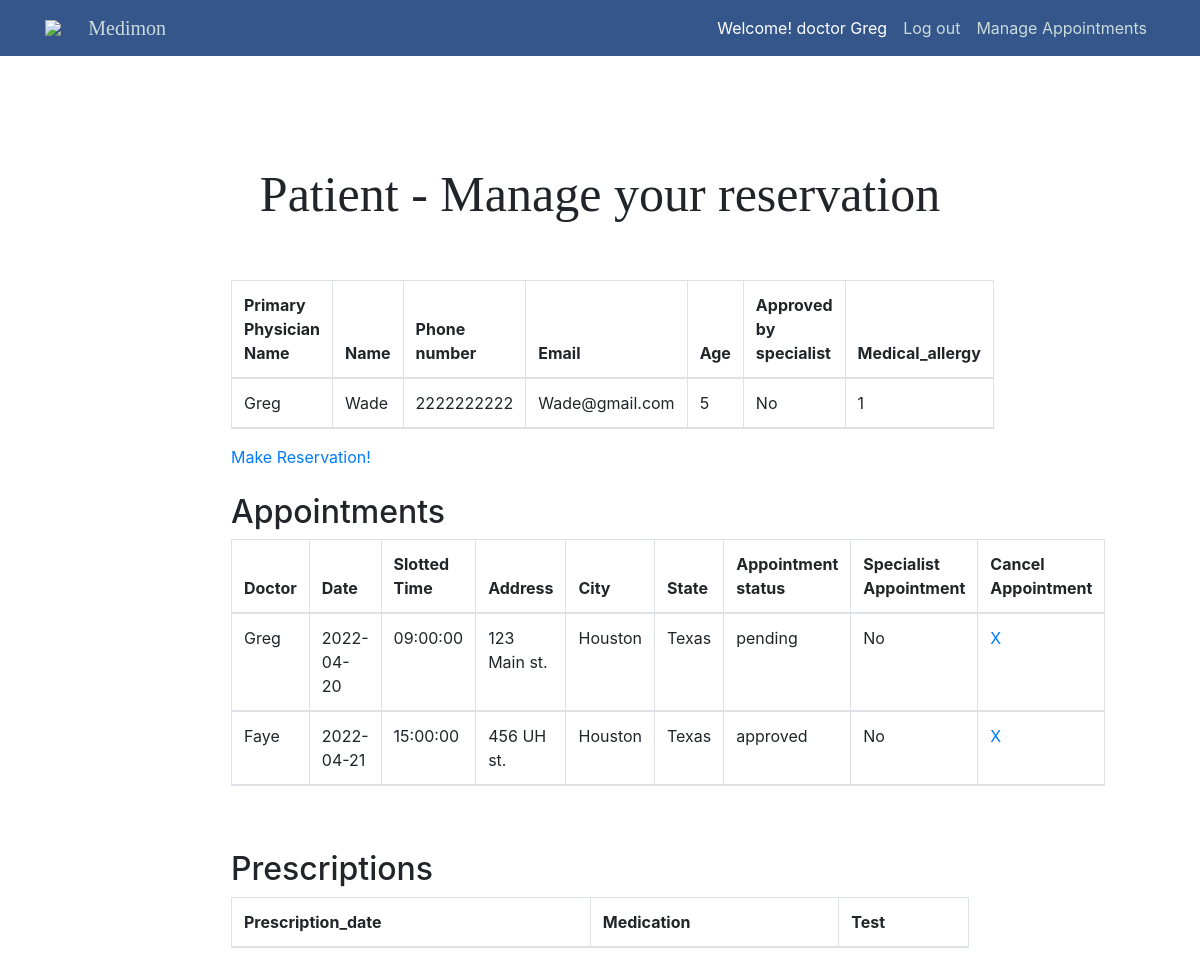
The page /patientPages/patientPage.php (signed in) on the database its author committed.
### tables this page shows
CREATE TABLE PATIENT (
    Patient_id           INT AUTO_INCREMENT,
    Primary_physician_id INT,
    Specialist_approved  BOOLEAN,
    Specialist_check VARCHAR(8) NOT NULL DEFAULT "NA",
    Name                 VARCHAR(20) NOT NULL,
    Password             VARCHAR(255) NOT NULL,
    Phone_number         CHAR(10) UNIQUE NOT NULL,
    Email                VARCHAR(254) UNIQUE,
    Age                  INT,
    Medical_allergy      BOOLEAN NOT NULL DEFAULT false,
    Medical_Al_Description VARCHAR(100),
    PRIMARY KEY (Patient_id),
    FOREIGN KEY (Primary_physician_id) REFERENCES DOCTOR(Doctor_id) ON DELETE SET NULL
);

CREATE TABLE DOCTOR (
    Doctor_id      INT AUTO_INCREMENT,
    Office_id      INT,
    Speciality     VARCHAR(30),
    Name           VARCHAR(20),
    Password       VARCHAR(255) NOT NULL,
    Phone_number   CHAR(10) UNIQUE,
    PRIMARY KEY (Doctor_id),
    FOREIGN KEY (Office_id) REFERENCES OFFICE(Office_id) ON DELETE SET NULL
);

CREATE TABLE APPOINTMENT (
    Appointment_id        INT AUTO_INCREMENT,
    Patient_id            INT,
    Doctor_id             INT NOT NULL,
    Office_id             INT NOT NULL,
    Appointment_status_id INT NOT NULL DEFAULT 0,
    Appointment_status    VARCHAR(12) NOT NULL,
    Date                  DATE NOT NULL,
    Slotted_time          TIME NOT NULL,
    Specialist_status     BOOLEAN NOT NULL,
    PRIMARY KEY (Appointment_id),
    FOREIGN KEY (Patient_id) REFERENCES PATIENT(Patient_id) ON DELETE CASCADE,
    FOREIGN KEY (Doctor_id) REFERENCES DOCTOR(Doctor_id) ON DELETE CASCADE,
    FOREIGN KEY (Office_id) REFERENCES OFFICE(Office_id) ON DELETE CASCADE
);

CREATE TABLE OFFICE (
    Office_id    INT AUTO_INCREMENT,
    Address      VARCHAR(30),
    City         VARCHAR(15),
    State        VARCHAR(15),
    Phone_number CHAR(10) UNIQUE,
    Open_time    TIME NOT NULL,
    Close_time   TIME NOT NULL,
    PRIMARY KEY  (Office_id)
);

### patientPages/patientPage.php (the view, shortened to what this page needs)
<?php
require_once "../php/config.php";
$id = $_SESSION["id"];
$sql = "select DOCTOR.Name as Doctor_name, PATIENT.Name, PATIENT.Phone_number, PATIENT.Email, PATIENT.Age, PATIENT.Specialist_approved, PATIENT.Medical_allergy
from PATIENT
inner join DOCTOR on DOCTOR.Doctor_id = PATIENT.Primary_physician_id
where Patient_id = '$id';";
$result = mysqli_query($db, $sql);
$tableResult = "";
if ($result->num_rows > 0) {
  $tableResult = "<tr>";
  while($row = $result-> fetch_assoc()) {
    $approved = 'No';
    $tableResult .= "<td>" . $row["Doctor_name"] . "</td><td>" . $row["Name"] . "</td><td>" . $row["Phone_number"] . "</td><td>" . $row["Email"] . "</td><td>" . $row["Age"] . "</td><td>" . $approved . "</td><td>" . $row["Medical_allergy"] . "</td>";
  }
  $tableResult .= "</tr>";
}
$sql = "SELECT D.Name AS Doctor_name, A.Date, A.Slotted_time, O.Address, O.City, O.State, A.Appointment_id, A.Appointment_status, Specialist_status FROM APPOINTMENT AS A
LEFT JOIN OFFICE AS O ON A.Office_id = O.Office_id
LEFT JOIN PATIENT AS P ON P.Patient_id = A.Patient_id
LEFT JOIN DOCTOR AS D ON D.Doctor_id = A.Doctor_id
WHERE P.Patient_id = '$id'
ORDER BY Date;";
$result = mysqli_query($db, $sql);
$APtableResult = "";
if ($result->num_rows > 0) {
  while($row = $result-> fetch_assoc()) {
    $approved = 'No';
    $APtableResult .= "<tr>";
    $APtableResult .= "<td>" . $row["Doctor_name"] . "</td><td>"  . $row["Date"] . "</td><td>" . $row["Slotted_time"] . "</td><td>" . $row["Address"] . "</td><td>" . $row["City"] . "</td><td>" . $row["State"] . "</td><td>" . $row["Appointment_status"] . "</td><td>" . $approved . "</td><td>
    <a href='../patientPages/patientPage.php?delete_id=" . $row["Appointment_id"] . "'>X</a>
    </td>";
    $APtableResult .= "</tr>";
  }
}
?>
<!doctype html>
<html lang="en">
<head>
  <link rel="stylesheet" href="../css/style.css">
  <link rel="stylesheet" href="https://stackpath.bootstrapcdn.com/bootstrap/4.3.1/css/bootstrap.min.css"
>
</head>
<?php include("../php/header.php"); ?>
<section id="AdminUsers">
  <div class="main-container">
    <div class="main-wrap">
      <div class="text-center" id="Admin-header">Patient - Manage your reservation</div>
      <div class="container-fluid">
        <div class="row justify-content-center my-5">
          <div class="col-12">
            <table class="table table-bordered">
              <thead class="thead">
                <tr>
                  <th scope="col">Primary Physician Name</th>
                  <th scope="col">Name</th>
                  <th scope="col">Phone number</th>
                  <th scope="col">Email</th>
                  <th scope="col">Age</th>
                  <th scope="col">Approved by specialist</th>
                  <th scope="col">Medical_allergy</th>
                </tr>
                <?php echo $tableResult;?>
              </thead>
            </table>
            <a href="requestAppointment.php">Make Reservation!</a>
            <br><br>
            <h2>Appointments</h2>
            <table class="table table-bordered">
              <thead class="thead">
                <tr>
                  <th>Doctor</th>
                  <th>Date</th>
                  <th>Slotted Time</th>
                  <th>Address</th>
                  <th>City</th>
                  <th>State</th>
                  <th>Appointment status</th>
                  <th>Specialist Appointment</th>
                  <th>Cancel Appointment</th>
                </tr>
                <?php echo $APtableResult;?>
              </thead>
            </table>
            <br><br>
            <h2>Prescriptions</h2>
            <table class="table table-bordered">
              <thead class="thead">
                <tr>
                  <th scope="col">Prescription_date</th>
                  <th scope="col">Medication</th>
                  <th scope="col">Test</th>
                </tr>
              </thead>
            </table>
          </div>
        </div>
      </div>
        </div>
      </div>
</section>
</body>
</html>

### css/style.css (style rules this page uses)
html { height: 100%; }
.main-container { width:100%; display:flex; flex-direction:column; align-items:center; margin-top: 21px; margin-top: 21px; height: 150%; }
.main-container .main-wrap { width:768px; margin-top: 30px; }
.main-container { background-color: #ffffff; height: 700px; }
#Admin-header { margin-top: 10%; margin-bottom: 20px; font-family:Cambria, Cochin, Georgia, Times, 'Times New Roman', serif; font: bold; font-size: 50px; }
* { padding: 0px; margin: 0px; box-sizing: border-box; }
table { width: 600px; }
#AdminUsers { margin-top: 50px; }

### rows shown on the page
patient: Primary_physician.Name "Greg", Name "Wade", Phone_number "2222222222", Email "Wade@gmail.com", Age "5", approved "No", Medical_allergy "1"
appointment: Doctor.Name "Greg", Date "2022-04-20", Slotted_time "09:00:00", Office.Address "123 Main st.", Office.City "Houston", Office.State "Texas", Appointment_status "pending", approved "No"
appointment: Doctor.Name "Faye", Date "2022-04-21", Slotted_time "15:00:00", Office.Address "456 UH st.", Office.City "Houston", Office.State "Texas", Appointment_status "approved", approved "No"

### other values the page prints
$typ "doctor"
$name "Greg"
